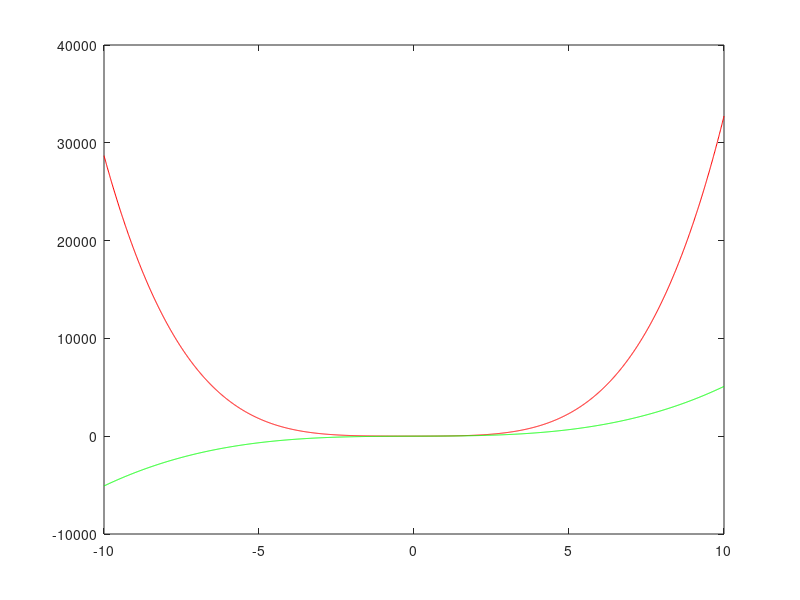

Write the MATLAB code that produced this figure.
%x=[0:0.01:10];
%y=sin(x);
%g=cos(x);
%plot(x,y,x,g,'.-'),legend('Sin(x)','Cos(x)')
x = [-10 : 0.01: 10];
y = 3*x.^4 + 2 * x.^3 + 7 * x.^2 + 2 * x + 9;
g = 5 * x.^3 + 9 * x + 2;
plot(x, y, 'r', x, g, 'g')
